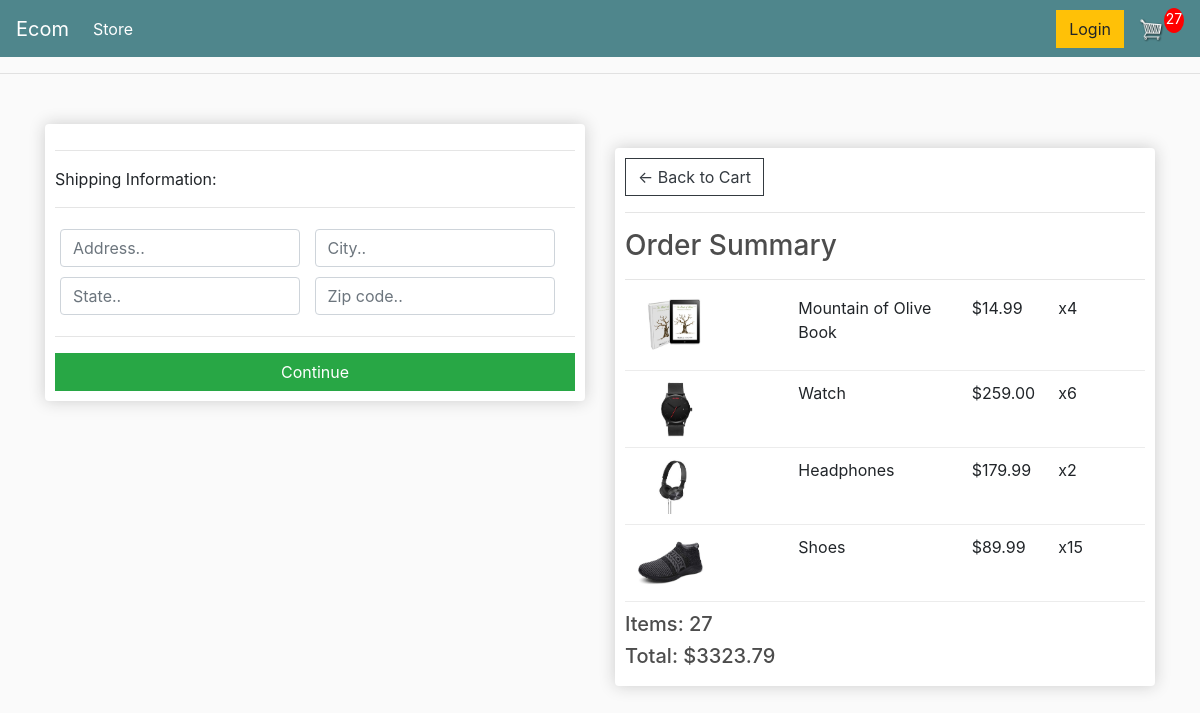
Before: /checkout/ (signed in) with the older database file.
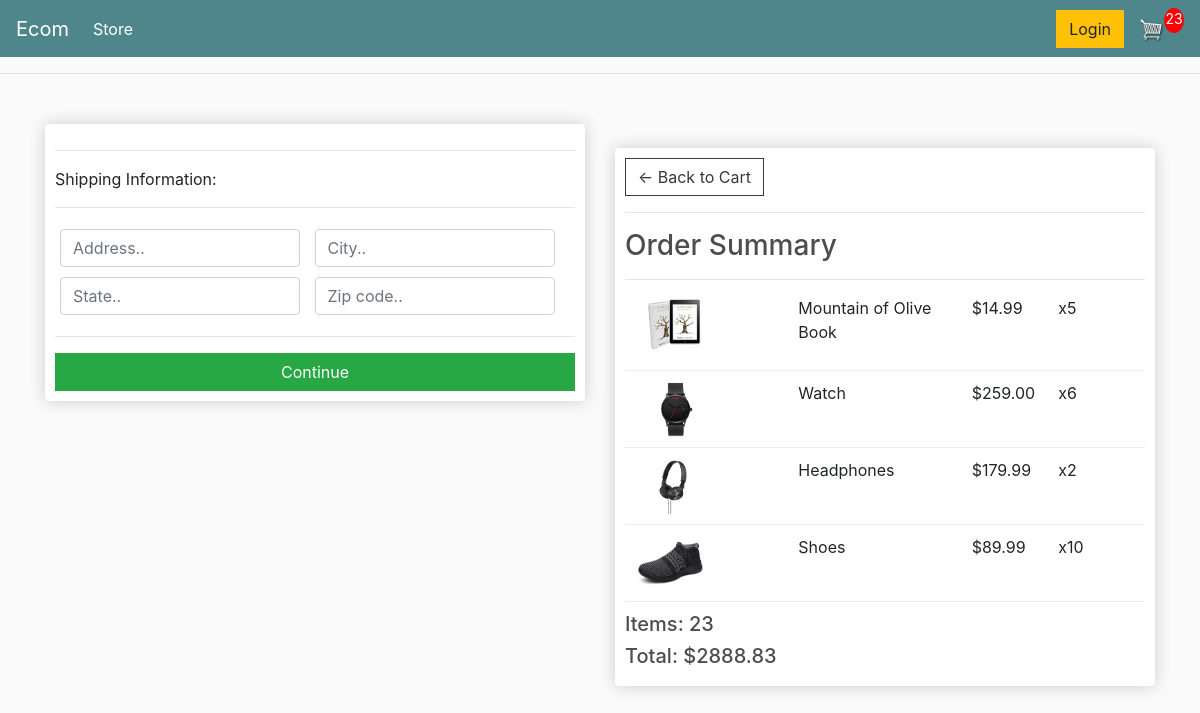
After: the same page with the newer database file.
### store/models.py (models this page shows, shortened)
class OrderItem(models.Model):
    product = models.ForeignKey(Product,on_delete=models.SET_NULL,null=True)
    order = models.ForeignKey(Order,on_delete=models.SET_NULL,null=True)
    quantity = models.IntegerField(default=0,null=True,blank=True)
    date_added = models.DateTimeField(auto_now_add=True)
    @property
    def get_total(self):
        total = self.product.price * self.quantity
        return total

class Order(models.Model):
    customer = models.ForeignKey(Customer,on_delete=models.SET_NULL,blank=True,null=True)
    date_ordered = models.DateTimeField(auto_now_add=True)
    complete = models.BooleanField(default=False,null=True,blank=False)
    transaction_id = models.CharField(max_length=200,null=True)
    @property
    def get_cart_total(self):
        orderitems = self.orderitem_set.all()
        total = sum([item.get_total for item in orderitems])
        return total
    @property
    def shipping(self):
        shipping = False
        orderitems = self.orderitem_set.all()
        for i in orderitems:
            if i.product.digital == False:
                shipping = True
        return shipping
    @property
    def get_cart_items(self):
        orderitems = self.orderitem_set.all()
        total = sum([item.quantity for item in orderitems])
        return total

class Product(models.Model):
    name = models.CharField(max_length=200,null=True)
    price = models.DecimalField(max_digits=7,decimal_places=2)
    digital = models.BooleanField(default=False,null=True,blank=False)
    image = models.ImageField(null=True)

### store/views.py (the view)
# urls.py: path('checkout/', views.checkout, name="checkout"),
def checkout(request):
     if request.user.is_authenticated:
        customer = request.user.customer
        order,created = Order.objects.get_or_create(customer=customer,complete=False)
        items = order.orderitem_set.all()
        cartItems = order.get_cart_items
     else:
          items = []
          order = {'get_cart_total':0,'get_cart_items':0,'shipping':False}
          cartItems = order['get_cart_items']
     context = {'items':items,'order':order,"cartItems":cartItems}
     return render(request, 'store/checkout.html', context)

### store/templates/store/checkout.html (shortened to what this page needs)
{% extends 'store/main.html' %}
{% load static %}
{% block content %}
<div class="row">
	<div class="col-lg-6">
		<div class="box-element" id="form-wrapper">
            <form id="form">
                <div id="shipping-info">
                    <hr>
                    <p>Shipping Information:</p>
                    <hr>
                    <div class="form-field">
                        <input class="form-control" type="text" name="address" placeholder="Address..">
                    </div>
                    <div class="form-field">
                        <input class="form-control" type="text" name="city" placeholder="City..">
                    </div>
                    <div class="form-field">
                        <input class="form-control" type="text" name="state" placeholder="State..">
                    </div>
                    <div class="form-field">
                        <input class="form-control" type="text" name="zipcode" placeholder="Zip code..">
                    </div>
                </div>
                <hr>
                <input id="form-button" class="btn btn-success btn-block" type="submit" value="Continue">
            </form>
		</div>
<br>
	</div>
	<div class="col-lg-6">
<br>
<div class="box-element">
	<a  class="btn btn-outline-dark" href="{% url 'cart' %}">&#x2190; Back to Cart</a>
	<hr>
	<h3>Order Summary</h3>
    <hr>
    {% for item in items %}
	<div class="cart-row">
		<div style="flex:2"><img class="row-image" src="{{item.product.image.url}}"></div>
		<div style="flex:2"><p>{{item.product.name}}</p></div>
		<div style="flex:1"><p>${{item.product.price|floatformat:2}}</p></div>
		<div style="flex:1"><p>x{{item.quantity}}</p></div>
    </div>
    {% endfor %}
	<h5>Items:   {{order.get_cart_items}}</h5>
	<h5>Total:   ${{order.get_cart_total|floatformat:2}}</h5>
</div>
	</div>
</div>
{% endblock content %}

Changed rows visible on the page:
changed OrderItem "Mountain of Olive Book": quantity "4" → "5"
changed OrderItem "Shoes": quantity "15" → "10"
changed through a linked row, Order: get_cart_items "27" → "23"; get_cart_total "3323.79" → "2888.83"
Other visible differences:
{{ cartItems }}: "27" → "23"
